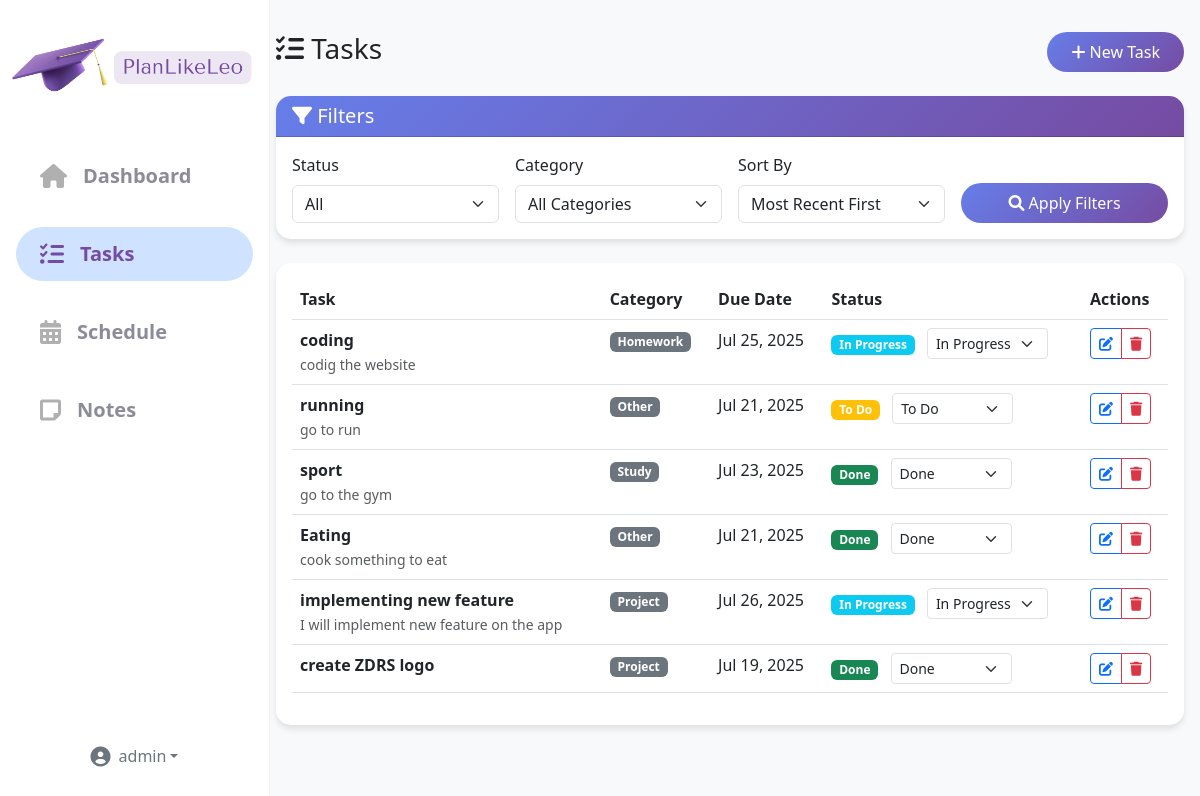
Page /tasks/ (signed in) on the committed database.
### planner/models.py (models this page shows, shortened)
class Task(models.Model):
    CATEGORY_CHOICES = [
        ('homework', 'Homework'),
        ('exam', 'Exam'),
        ('project', 'Project'),
        ('assignment', 'Assignment'),
        ('study', 'Study'),
        ('other', 'Other'),
    ]
    STATUS_CHOICES = [
        ('todo', 'To Do'),
        ('in_progress', 'In Progress'),
        ('done', 'Done'),
    ]
    user = models.ForeignKey(User, on_delete=models.CASCADE)
    title = models.CharField(max_length=255)
    description = models.TextField(blank=True)
    due_date = models.DateField()
    category = models.CharField(max_length=100, choices=CATEGORY_CHOICES, default='homework')
    status = models.CharField(max_length=20, choices=STATUS_CHOICES, default='todo')
    created_at = models.DateTimeField(auto_now_add=True)
    updated_at = models.DateTimeField(auto_now=True)
    class Meta:
        ordering = ['due_date', 'created_at']

### planner/views.py (the view)
# urls.py: path('tasks/', views.task_list, name='task_list'),
@login_required
def task_list(request):
    tasks = Task.objects.filter(user=request.user)
    status = request.GET.get('status')
    if status:
        tasks = tasks.filter(status=status)
    category = request.GET.get('category')
    if category:
        tasks = tasks.filter(category=category)
    sort = request.GET.get('sort', '-created_at')  # Default: most recent first
    tasks = tasks.order_by(sort)
    categories = Task.CATEGORY_CHOICES
    context = {
        'tasks': tasks,
        'categories': categories,
    }
    return render(request, 'planner/tasks.html', context)

### templates/planner/tasks.html (shortened to what this page needs)
{% extends 'planner/base.html' %}
{% load static %}
{% block content %}
<div class="row mb-4">
    <div class="col-md-8">
        <h1 class="h3 mb-0">
            <i class="fas fa-tasks"></i> Tasks
        </h1>
    </div>
    <div class="col-md-4 text-end">
        <a href="{% url 'task_create' %}" class="btn btn-primary">
            <i class="fas fa-plus"></i> New Task
        </a>
    </div>
</div>
<div class="card mb-4">
    <div class="card-header">
        <h5 class="mb-0">
            <i class="fas fa-filter"></i> Filters
        </h5>
    </div>
    <div class="card-body">
        <form method="get" class="row g-3">
            <div class="col-md-3">
                <label class="form-label">Status</label>
                <select name="status" class="form-select">
                    <option value="">All</option>
                </select>
            </div>
            <div class="col-md-3">
                <label class="form-label">Category</label>
                <select name="category" class="form-select">
                    <option value="">All Categories</option>
                </select>
            </div>
            <div class="col-md-3">
                <label class="form-label">Sort By</label>
                <select name="sort" class="form-select">
                    <option value="-created_at" {% if not request.GET.sort or request.GET.sort == '-created_at' %}selected{% endif %}>Most Recent First</option>
                </select>
            </div>
            <div class="col-md-3 d-flex align-items-end">
                <button type="submit" class="btn btn-primary w-100">
                    <i class="fas fa-search"></i> Apply Filters
                </button>
            </div>
        </form>
    </div>
</div>
<div class="card">
    <div class="card-body">
        {% if tasks %}
            <div class="table-responsive">
                <table class="table table-hover">
                    <thead>
                        <tr>
                            <th>Task</th>
                            <th>Category</th>
                            <th>Due Date</th>
                            <th>Status</th>
                            <th>Actions</th>
                        </tr>
                    </thead>
                    <tbody>
                        {% for task in tasks %}
                            <tr>
                                <td>
                                    <strong>{{ task.title }}</strong>
                                    {% if task.description %}
                                        <br><small class="text-muted">{{ task.description|truncatewords:10 }}</small>
                                    {% endif %}
                                </td>
                                <td><span class="badge bg-secondary">{{ task.get_category_display }}</span></td>
                                <td>
                                    {{ task.due_date|date:"M j, Y" }}
                                </td>
                                <td>
                                    <span class="badge
                                        {% if task.status == 'done' %}bg-success
                                        {% elif task.status == 'in_progress' %}bg-info
                                        {% else %}bg-warning
                                        {% endif %}">
                                        {{ task.get_status_display }}
                                    </span>
                                    <select class="form-select form-select-sm task-status-select d-inline w-auto ms-2" data-task-id="{{ task.id }}">
                                        <option value="todo" {% if task.status == 'todo' %}selected{% endif %}>To Do</option>
                                        <option value="in_progress" {% if task.status == 'in_progress' %}selected{% endif %}>In Progress</option>
                                        <option value="done" {% if task.status == 'done' %}selected{% endif %}>Done</option>
                                    </select>
                                </td>
                                <td>
                                    <div class="btn-group">
                                        <a href="{% url 'task_edit' task.id %}" class="btn btn-sm btn-outline-primary">
                                            <i class="fas fa-edit"></i>
                                        </a>
                                        <a href="{% url 'task_delete' task.id %}" class="btn btn-sm btn-outline-danger">
                                            <i class="fas fa-trash"></i>
                                        </a>
                                    </div>
                                </td>
                            </tr>
                        {% endfor %}
                    </tbody>
                </table>
            </div>
        {% endif %}
    </div>
</div>
{% endblock %}

### templates/planner/base.html (shortened to what this page needs)
<!DOCTYPE html>
<html lang="en">
<head>
    {% load static %}
    <link href="https://cdn.jsdelivr.net/npm/bootstrap@5.3.0/dist/css/bootstrap.min.css" rel="stylesheet">
    <link href="https://cdnjs.cloudflare.com/ajax/libs/font-awesome/6.0.0/css/all.min.css" rel="stylesheet">
    <link href="{% static 'css/style.css' %}" rel="stylesheet">
</head>
<body>
    {% if user.is_authenticated and request.resolver_match.url_name != 'welcome' and request.resolver_match.url_name != 'login' and request.resolver_match.url_name != 'register' %}
    <nav class="custom-sidebar d-lg-flex flex-column p-0 d-none">
        <div class="sidebar-logo">
            <img src="{% static 'images/planlikeleo/plan.png' %}" alt="Logo" />
        </div>
        <ul class="nav nav-pills flex-column mb-auto px-3">
            <li class="nav-item">
                <a href="{% url 'dashboard' %}" class="nav-link {% if request.resolver_match.url_name == 'dashboard' %}active{% endif %}">
                    <i class="fas fa-home"></i> Dashboard
                </a>
            </li>
            <li>
                <a href="{% url 'task_list' %}" class="nav-link {% if request.resolver_match.url_name == 'task_list' %}active{% endif %}">
                    <i class="fas fa-tasks"></i> Tasks
                </a>
            </li>
            <li>
                <a href="{% url 'schedule' %}" class="nav-link {% if request.resolver_match.url_name == 'schedule' %}active{% endif %}">
                    <i class="fas fa-calendar-alt"></i> Schedule
                </a>
            </li>
            <li>
                <a href="{% url 'notes' %}" class="nav-link {% if request.resolver_match.url_name == 'notes' %}active{% endif %}">
                    <i class="fas fa-sticky-note"></i> Notes
                </a>
            </li>
        </ul>
        <div class="sidebar-footer">
            <div class="dropdown">
                <a href="#" class="d-flex align-items-center text-secondary text-decoration-none dropdown-toggle justify-content-center" id="sidebarUserDropdown" data-bs-toggle="dropdown" aria-expanded="false">
                    <i class="fas fa-user-circle fa-lg me-2"></i>
                    <span>{{ user.username }}</span>
                </a>
            </div>
        </div>
    </nav>
    {% endif %}
    <main class="{% if user.is_authenticated and request.resolver_match.url_name != 'welcome' and request.resolver_match.url_name != 'login' and request.resolver_match.url_name != 'register' %}main-content{% endif %}">
        {% block content %}
        {% endblock %}
    </main>
</body>
</html>

### static/css/style.css (style rules this page uses)
body { background-color: #f8f9fa; font-family: 'Segoe UI', Tahoma, Geneva, Verdana, sans-serif; }
.card { border: none; border-radius: 15px; box-shadow: 0 4px 6px rgba(0, 0, 0, 0.1); transition: transform 0.2s ease-in-out; }
.card-header { background: linear-gradient(135deg, #667eea 0%, #764ba2 100%); color: white; border-radius: 15px 15px 0 0 !important; font-weight: bold; }
.btn-primary { background: linear-gradient(135deg, #667eea 0%, #764ba2 100%); border: none; border-radius: 25px; padding: 0.5rem 1.5rem; }

### templates/planner/base.html (style rules this page uses)
body { min-height: 100vh; }
.custom-sidebar { min-height: 100vh; background: #fff; color: #6c757d; position: fixed; top: 0; left: 0; width: 270px; z-index: 1030; display: flex; flex-direction: column; border-right: 1px solid #f0f0f0; }
.sidebar-logo { display: flex; align-items: center; gap: 12px; margin: 1.5rem 0 2.5rem 0; justify-content: center; }
.sidebar-logo img { height: 85px; }
.custom-sidebar .nav-link { color: #8b8b99; font-size: 1.25rem; font-weight: 600; border-radius: 2rem; margin-bottom: 1.5rem; padding: 0.75rem 1.5rem; display: flex; align-items: center; gap: 1rem; transition: background 0.2s, color 0.2s; }
.custom-sidebar .nav-link.active { background: #cfe2ff; color: #764ba2; font-weight: bold; }
.custom-sidebar .nav-link.active i { color: #764ba2; }
.custom-sidebar .nav-link i { font-size: 1.5rem; color: #b0b0b0; transition: color 0.2s; }
.sidebar-footer { margin-top: auto; padding-bottom: 2rem; text-align: center; }
.main-content { margin-left: 260px; padding: 2rem 1rem 1rem 1rem; }

### rows in the picture
Task: title "coding", description "codig the website", category "Homework", due_date "Jul 25, 2025", status "In Progress", status+id "In Progress"
Task: title "running", description "go to run", category "Other", due_date "Jul 21, 2025", status "To Do", status+id "To Do"
Task: title "sport", description "go to the gym", category "Study", due_date "Jul 23, 2025", status "Done", status+id "Done"
Task: title "Eating", description "cook something to eat", category "Other", due_date "Jul 21, 2025", status "Done", status+id "Done"
Task: title "implementing new feature", description "I will implement new feature on the app", category "Project", due_date "Jul 26, 2025", status "In Progress", status+id "In Progress"
Task: title "create ZDRS logo", category "Project", due_date "Jul 19, 2025", status "Done", status+id "Done"

### other values in the picture
{{ user.username }} "admin"
